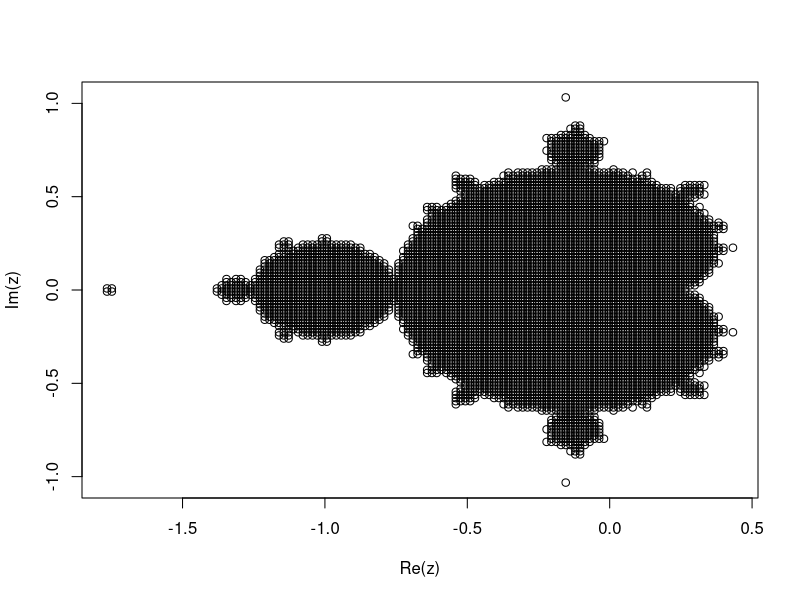

Source code (R):
#probability
prob = function (n, m =5000){
  count = 0 
  for (i in 1:m){
    x = sample(1:n, size = 2, replace = FALSE)
    x = sort(x)
    if (x[2]%%x[1] == 0){
      count = count+1
        }
    
    }
  return(count/m)
  }

#mle

likelihood = function(data, par ) {
  x = 1
  for (i in data){
    x = 3*dnorm(i, mean = par[1],sd = par[2] )*(pnorm(i, mean = par[1], sd = par[2]))^2
    
  }
  return(x)
}

mle = function(info){
  return(optim(par = c(0,1), fn=likelihood,lower = c(-Inf,0), data = info))
}















#mandelbrot

in_mandelbrot = function(c, upperlimit){
  i = 0
  z = 0
  for (j in 0:upperlimit){
    if (Mod(z) > 2){
      break
    }
    z = z^2+c
    i = j
  }
  return(i == upperlimit )
}

mandelbrot = function(k,x1,x2,y1,y2,m){
  z = vector()
  for (x in seq(x1,x2,length.out= m)){
    for (y in 1i*seq(y1,y2,length.out= m)){
      z = c((x+y),z)
    }
  }
  
  
  z = z[sapply(z, in_mandelbrot, upperlimit=k)]
  plot(z)
}






#results
mandelbrot(200,-2,0.5,-1.25,1.25,150)
